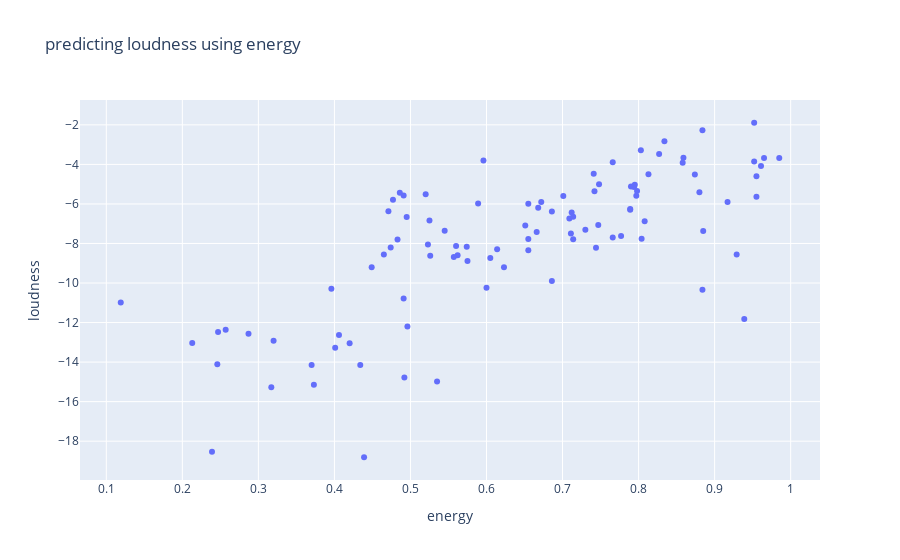

Notebook code for this chart:
### Code cell
px.scatter(df_spotify, x = "energy", y = "loudness", title = "predicting loudness using energy")
